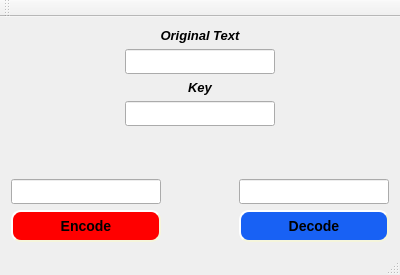
<?xml version="1.0" encoding="UTF-8"?>
<ui version="4.0">
 <class>MainWindow</class>
 <widget class="QMainWindow" name="MainWindow">
  <property name="geometry">
   <rect>
    <x>0</x>
    <y>0</y>
    <width>400</width>
    <height>275</height>
   </rect>
  </property>
  <property name="minimumSize">
   <size>
    <width>400</width>
    <height>275</height>
   </size>
  </property>
  <property name="maximumSize">
   <size>
    <width>400</width>
    <height>275</height>
   </size>
  </property>
  <property name="windowTitle">
   <string>MainWindow</string>
  </property>
  <widget class="QWidget" name="centralWidget">
   <layout class="QGridLayout" name="gridLayout">
    <item row="0" column="0">
     <layout class="QHBoxLayout" name="horizontalLayout_2">
      <item>
       <spacer name="horizontalSpacer">
        <property name="orientation">
         <enum>Qt::Horizontal</enum>
        </property>
        <property name="sizeHint" stdset="0">
         <size>
          <width>40</width>
          <height>20</height>
         </size>
        </property>
       </spacer>
      </item>
      <item>
       <layout class="QVBoxLayout" name="verticalLayout_5">
        <item>
         <layout class="QVBoxLayout" name="verticalLayout">
          <item>
           <widget class="QLabel" name="label">
            <property name="minimumSize">
             <size>
              <width>0</width>
              <height>0</height>
             </size>
            </property>
            <property name="text">
             <string>&lt;html&gt;&lt;head/&gt;&lt;body&gt;&lt;p&gt;&lt;span style=&quot; font-size:10pt; font-weight:600; font-style:italic;&quot;&gt;Original Text&lt;/span&gt;&lt;/p&gt;&lt;/body&gt;&lt;/html&gt;</string>
            </property>
            <property name="alignment">
             <set>Qt::AlignCenter</set>
            </property>
           </widget>
          </item>
          <item>
           <widget class="QLineEdit" name="lineEditOriginalText">
            <property name="minimumSize">
             <size>
              <width>150</width>
              <height>25</height>
             </size>
            </property>
            <property name="maximumSize">
             <size>
              <width>150</width>
              <height>25</height>
             </size>
            </property>
           </widget>
          </item>
         </layout>
        </item>
        <item>
         <layout class="QVBoxLayout" name="verticalLayout_2">
          <item>
           <widget class="QLabel" name="label_2">
            <property name="text">
             <string>&lt;html&gt;&lt;head/&gt;&lt;body&gt;&lt;p&gt;&lt;span style=&quot; font-size:10pt; font-weight:600; font-style:italic;&quot;&gt;Key&lt;/span&gt;&lt;/p&gt;&lt;/body&gt;&lt;/html&gt;</string>
            </property>
            <property name="alignment">
             <set>Qt::AlignCenter</set>
            </property>
           </widget>
          </item>
          <item>
           <widget class="QLineEdit" name="lineEditKey">
            <property name="minimumSize">
             <size>
              <width>150</width>
              <height>25</height>
             </size>
            </property>
            <property name="maximumSize">
             <size>
              <width>150</width>
              <height>25</height>
             </size>
            </property>
           </widget>
          </item>
         </layout>
        </item>
       </layout>
      </item>
      <item>
       <spacer name="horizontalSpacer_2">
        <property name="orientation">
         <enum>Qt::Horizontal</enum>
        </property>
        <property name="sizeHint" stdset="0">
         <size>
          <width>40</width>
          <height>20</height>
         </size>
        </property>
       </spacer>
      </item>
     </layout>
    </item>
    <item row="1" column="0">
     <spacer name="verticalSpacer">
      <property name="orientation">
       <enum>Qt::Vertical</enum>
      </property>
      <property name="sizeHint" stdset="0">
       <size>
        <width>20</width>
        <height>13</height>
       </size>
      </property>
     </spacer>
    </item>
    <item row="2" column="0">
     <layout class="QHBoxLayout" name="horizontalLayout">
      <item>
       <layout class="QVBoxLayout" name="verticalLayout_3">
        <item>
         <widget class="QLineEdit" name="lineEditCiphertext">
          <property name="minimumSize">
           <size>
            <width>150</width>
            <height>25</height>
           </size>
          </property>
          <property name="maximumSize">
           <size>
            <width>150</width>
            <height>25</height>
           </size>
          </property>
          <property name="clearButtonEnabled">
           <bool>false</bool>
          </property>
         </widget>
        </item>
        <item>
         <widget class="QPushButton" name="pushButtonEncode">
          <property name="enabled">
           <bool>true</bool>
          </property>
          <property name="styleSheet">
           <string notr="true">     background-color: red;
     border-style: outset;
     border-width: 2px;
     border-radius: 10px;
     border-color: beige;
     font: bold 14px;
     min-width: 6em;
     padding: 6px;</string>
          </property>
          <property name="text">
           <string>Encode</string>
          </property>
         </widget>
        </item>
       </layout>
      </item>
      <item>
       <spacer name="horizontalSpacer_3">
        <property name="orientation">
         <enum>Qt::Horizontal</enum>
        </property>
        <property name="sizeHint" stdset="0">
         <size>
          <width>40</width>
          <height>20</height>
         </size>
        </property>
       </spacer>
      </item>
      <item>
       <layout class="QVBoxLayout" name="verticalLayout_4">
        <item>
         <widget class="QLineEdit" name="lineEditDecipheredText">
          <property name="enabled">
           <bool>true</bool>
          </property>
          <property name="minimumSize">
           <size>
            <width>150</width>
            <height>25</height>
           </size>
          </property>
          <property name="maximumSize">
           <size>
            <width>150</width>
            <height>25</height>
           </size>
          </property>
         </widget>
        </item>
        <item>
         <widget class="QPushButton" name="pushButtonDecode">
          <property name="enabled">
           <bool>true</bool>
          </property>
          <property name="styleSheet">
           <string notr="true">     background-color: #1861f4;
     border-style: outset;
     border-width: 2px;
     border-radius: 10px;
     border-color: beige;
     font: bold 14px;
     min-width: 6em;
     padding: 6px;</string>
          </property>
          <property name="text">
           <string>Decode</string>
          </property>
         </widget>
        </item>
       </layout>
      </item>
     </layout>
    </item>
   </layout>
  </widget>
  <widget class="QMenuBar" name="menuBar">
   <property name="geometry">
    <rect>
     <x>0</x>
     <y>0</y>
     <width>400</width>
     <height>22</height>
    </rect>
   </property>
  </widget>
  <widget class="QToolBar" name="mainToolBar">
   <attribute name="toolBarArea">
    <enum>TopToolBarArea</enum>
   </attribute>
   <attribute name="toolBarBreak">
    <bool>false</bool>
   </attribute>
  </widget>
  <widget class="QStatusBar" name="statusBar"/>
 </widget>
 <layoutdefault spacing="6" margin="11"/>
 <resources/>
 <connections/>
</ui>
